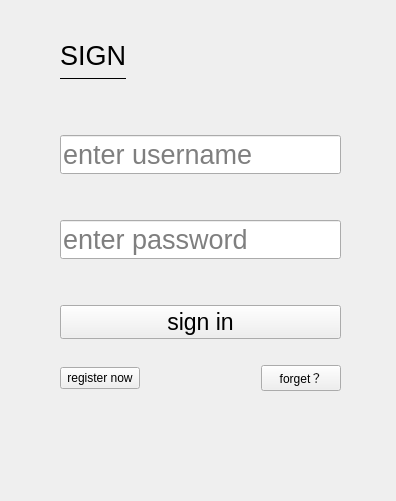
<?xml version="1.0" encoding="UTF-8"?>
<ui version="4.0">
 <class>signin_window</class>
 <widget class="QWidget" name="signin_window">
  <property name="geometry">
   <rect>
    <x>0</x>
    <y>0</y>
    <width>396</width>
    <height>501</height>
   </rect>
  </property>
  <property name="windowTitle">
   <string>登录</string>
  </property>
  <widget class="QWidget" name="layoutWidget">
   <property name="geometry">
    <rect>
     <x>60</x>
     <y>40</y>
     <width>281</width>
     <height>351</height>
    </rect>
   </property>
   <layout class="QVBoxLayout" name="verticalLayout_6">
    <item>
     <layout class="QVBoxLayout" name="verticalLayout_5">
      <item>
       <layout class="QHBoxLayout" name="horizontalLayout_2">
        <item>
         <layout class="QVBoxLayout" name="verticalLayout">
          <item>
           <widget class="CaptionLabel" name="label">
            <property name="font">
             <font>
              <pointsize>20</pointsize>
             </font>
            </property>
            <property name="text">
             <string>SIGN</string>
            </property>
           </widget>
          </item>
          <item>
           <widget class="Line" name="line">
            <property name="windowModality">
             <enum>Qt::WindowModality::WindowModal</enum>
            </property>
            <property name="font">
             <font>
              <pointsize>11</pointsize>
              <underline>false</underline>
             </font>
            </property>
            <property name="frameShadow">
             <enum>QFrame::Shadow::Plain</enum>
            </property>
            <property name="orientation">
             <enum>Qt::Orientation::Horizontal</enum>
            </property>
           </widget>
          </item>
         </layout>
        </item>
        <item>
         <spacer name="horizontalSpacer_2">
          <property name="orientation">
           <enum>Qt::Orientation::Horizontal</enum>
          </property>
          <property name="sizeHint" stdset="0">
           <size>
            <width>40</width>
            <height>20</height>
           </size>
          </property>
         </spacer>
        </item>
       </layout>
      </item>
      <item>
       <spacer name="verticalSpacer_3">
        <property name="orientation">
         <enum>Qt::Orientation::Vertical</enum>
        </property>
        <property name="sizeHint" stdset="0">
         <size>
          <width>20</width>
          <height>40</height>
         </size>
        </property>
       </spacer>
      </item>
     </layout>
    </item>
    <item>
     <layout class="QVBoxLayout" name="verticalLayout_4">
      <item>
       <layout class="QVBoxLayout" name="verticalLayout_3">
        <item>
         <layout class="QVBoxLayout" name="verticalLayout_2">
          <item>
           <widget class="LineEdit" name="lineEdit_username">
            <property name="font">
             <font>
              <pointsize>20</pointsize>
             </font>
            </property>
            <property name="toolTip">
             <string>please enter username</string>
            </property>
            <property name="statusTip">
             <string/>
            </property>
            <property name="autoFillBackground">
             <bool>false</bool>
            </property>
            <property name="inputMask">
             <string/>
            </property>
            <property name="text">
             <string/>
            </property>
            <property name="placeholderText">
             <string>enter username</string>
            </property>
           </widget>
          </item>
          <item>
           <spacer name="verticalSpacer">
            <property name="font">
             <font>
              <pointsize>20</pointsize>
             </font>
            </property>
            <property name="orientation">
             <enum>Qt::Orientation::Vertical</enum>
            </property>
            <property name="sizeHint" stdset="0">
             <size>
              <width>20</width>
              <height>40</height>
             </size>
            </property>
           </spacer>
          </item>
          <item>
           <widget class="PasswordLineEdit" name="lineEdit_passwd">
            <property name="minimumSize">
             <size>
              <width>0</width>
              <height>0</height>
             </size>
            </property>
            <property name="baseSize">
             <size>
              <width>0</width>
              <height>0</height>
             </size>
            </property>
            <property name="font">
             <font>
              <pointsize>20</pointsize>
              <fontweight>Thin</fontweight>
             </font>
            </property>
            <property name="text">
             <string/>
            </property>
            <property name="echoMode">
             <enum>QLineEdit::EchoMode::Password</enum>
            </property>
            <property name="placeholderText">
             <string>enter password</string>
            </property>
           </widget>
          </item>
         </layout>
        </item>
       </layout>
      </item>
      <item>
       <spacer name="verticalSpacer_2">
        <property name="orientation">
         <enum>Qt::Orientation::Vertical</enum>
        </property>
        <property name="sizeHint" stdset="0">
         <size>
          <width>20</width>
          <height>40</height>
         </size>
        </property>
       </spacer>
      </item>
      <item>
       <widget class="PrimaryPushButton" name="pushButton_signin">
        <property name="font">
         <font>
          <pointsize>17</pointsize>
         </font>
        </property>
        <property name="text">
         <string>sign in</string>
        </property>
       </widget>
      </item>
      <item>
       <spacer name="verticalSpacer_4">
        <property name="orientation">
         <enum>Qt::Orientation::Vertical</enum>
        </property>
        <property name="sizeHint" stdset="0">
         <size>
          <width>20</width>
          <height>20</height>
         </size>
        </property>
       </spacer>
      </item>
     </layout>
    </item>
    <item>
     <layout class="QHBoxLayout" name="horizontalLayout">
      <item>
       <widget class="TransparentPushButton" name="pushButton_login">
        <property name="text">
         <string>register now</string>
        </property>
       </widget>
      </item>
      <item>
       <spacer name="horizontalSpacer">
        <property name="orientation">
         <enum>Qt::Orientation::Horizontal</enum>
        </property>
        <property name="sizeHint" stdset="0">
         <size>
          <width>40</width>
          <height>20</height>
         </size>
        </property>
       </spacer>
      </item>
      <item>
       <widget class="TransparentPushButton" name="pushButton_forget">
        <property name="text">
         <string>forget？</string>
        </property>
       </widget>
      </item>
     </layout>
    </item>
   </layout>
  </widget>
 </widget>
 <customwidgets>
  <customwidget>
   <class>PrimaryPushButton</class>
   <extends>QPushButton</extends>
   <header>qfluentwidgets</header>
  </customwidget>
  <customwidget>
   <class>TransparentPushButton</class>
   <extends>QPushButton</extends>
   <header>qfluentwidgets</header>
  </customwidget>
  <customwidget>
   <class>CaptionLabel</class>
   <extends>QLabel</extends>
   <header>qfluentwidgets</header>
  </customwidget>
  <customwidget>
   <class>LineEdit</class>
   <extends>QLineEdit</extends>
   <header>qfluentwidgets</header>
  </customwidget>
  <customwidget>
   <class>PasswordLineEdit</class>
   <extends>QLineEdit</extends>
   <header>qfluentwidgets</header>
  </customwidget>
 </customwidgets>
 <resources/>
 <connections/>
</ui>
